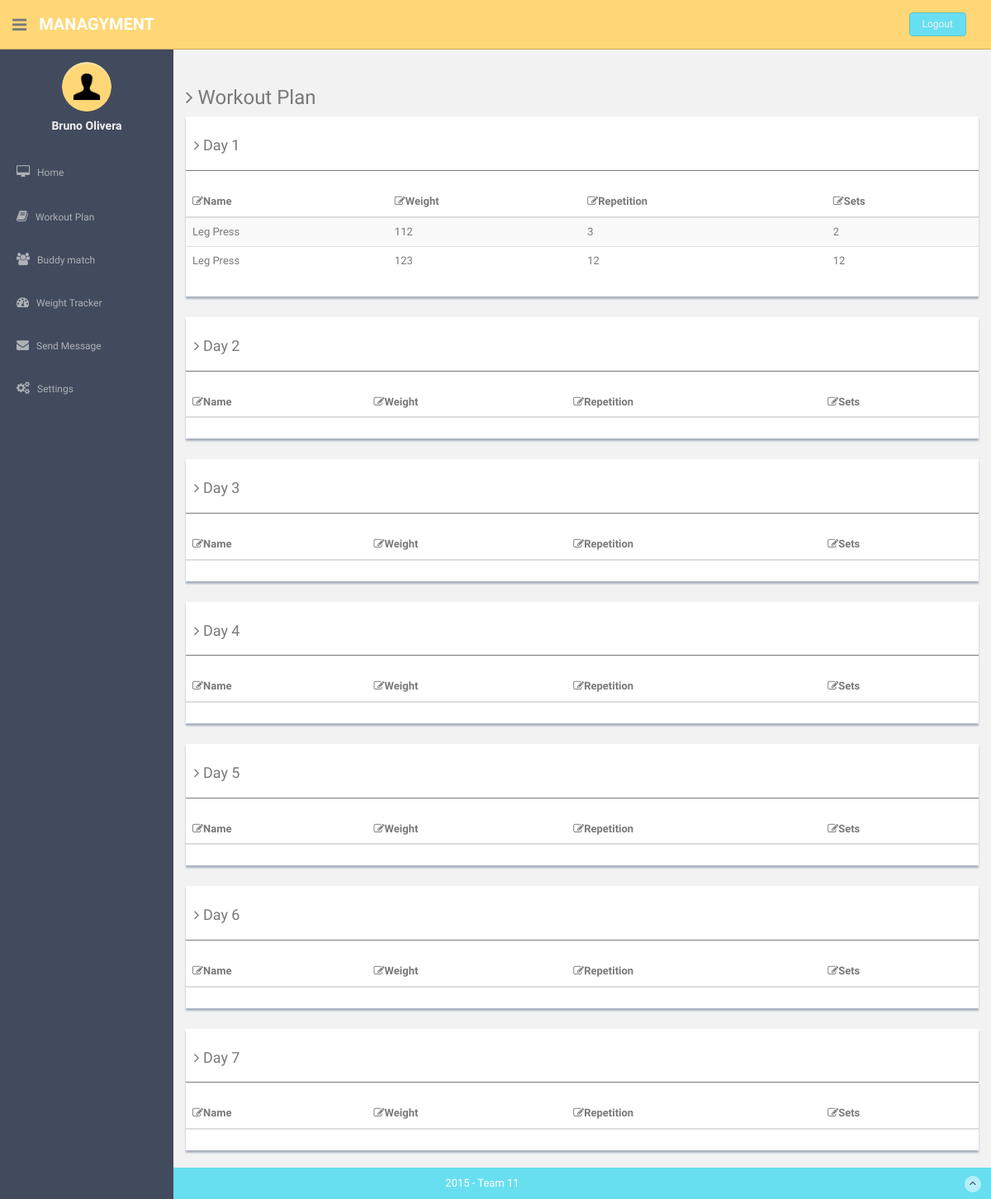
The page /workout_plan/ (signed in) on the database as committed earlier.
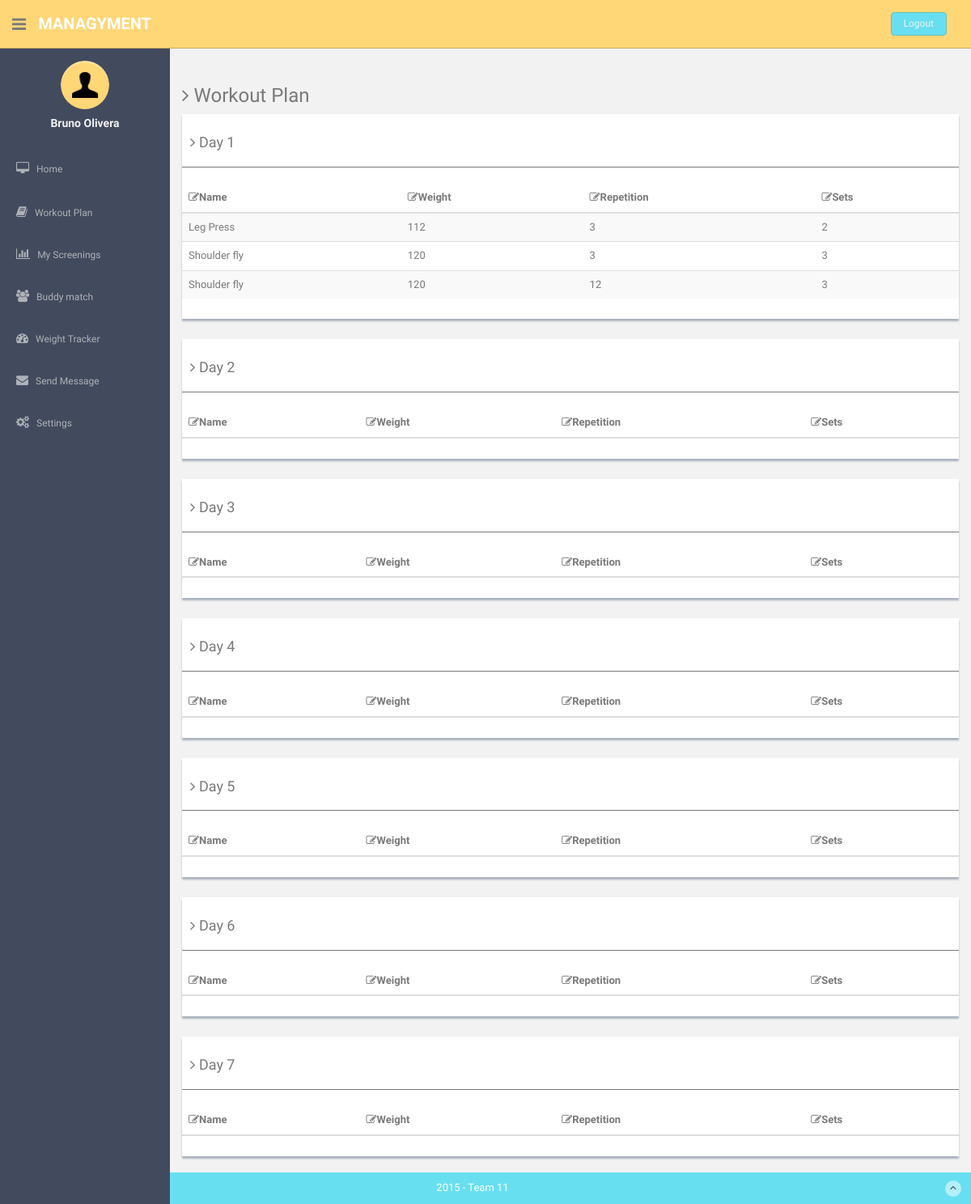
The same page on the database as committed later.
### gym_app/models.py (models this page shows, shortened)
class Exercise(models.Model):
    task = models.ForeignKey(Task)
    weight = models.IntegerField(max_length=4, default = 1)
    repetition = models.IntegerField(max_length=4, default = 1)
    sets = models.IntegerField(max_length=4, default = 1)
    ONE = 1
    TWO = 2
    THREE = 3
    FOUR = 4
    FIVE = 5
    SIX = 6
    SEVEN = 7
    DAYS = (
        (ONE, 'Day 1'),
        (TWO, 'Day 2'),
        (THREE, 'Day 3'),
        (FOUR, 'Day 4'),
        (FIVE, 'Day 5'),
        (SIX, 'Day 6'),
        (SEVEN, 'Day 7'),
    )
    day = models.IntegerField(max_length=7,
                                      choices=DAYS,
                                      default=ONE)

class Task(models.Model):
    name = models.CharField(max_length=32)

### gym_app/views.py (the view)
# urls.py: url(r'^workout_plan/', workout_plan),
@login_required
@user_passes_test(lambda u: u.groups.filter(Q(name='regular') | Q(name='premium')).count() == 1, login_url='/permission_denied/')
def workout_plan(request):
    if request.user.is_superuser:
        group = 'admin';
    else:
        try:
            group = User.objects.get(username=request.user.username).groups.all()[0].name;
        except:
            group = 'none'
    user = User.objects.get(username = request.user.username)
    athlete = Athlete.objects.get(user = request.user)
    exercises_day1 = athlete.workout_plan.exercises.filter( day = 1)
    exercises_day2 = athlete.workout_plan.exercises.filter( day = 2)
    exercises_day3 = athlete.workout_plan.exercises.filter( day = 3)
    exercises_day4 = athlete.workout_plan.exercises.filter( day = 4)
    exercises_day5 = athlete.workout_plan.exercises.filter( day = 5)
    exercises_day6 = athlete.workout_plan.exercises.filter( day = 6)
    exercises_day7 = athlete.workout_plan.exercises.filter( day = 7)
    return render(request,
        'gym_app/workout_plan.html',
        {'day1': exercises_day1, 'day2': exercises_day2, 'day3': exercises_day3, 'day4': exercises_day5, 'day6': exercises_day6, 'day7': exercises_day7, 'group': group})

### templates/gym_app/workout_plan.html (shortened to what this page needs)
{% extends 'base.html' %}
{% load staticfiles %}
{% block content%}
  <h3><i class="fa fa-angle-right"></i> Workout Plan</h3>
  <div class="row">
    <div class="col-md-12">
    <div class="content-panel">
      <h4><i class="fa fa-angle-right"></i> Day 1</h4>
      <hr>
      <table class="table table-striped table-advance table-hover">
        <thead>
          <tr>
            <th><i class=" fa fa-edit"></i>Name</th>
            <th><i class=" fa fa-edit"></i>Weight</th>
            <th><i class=" fa fa-edit"></i>Repetition</th>
            <th><i class=" fa fa-edit"></i>Sets</th>
          </tr>
        </thead>
        <tbody>
          {% for exercise in day1 %}
            <tr>
                <td align="left">{{exercise.task.name}}</td>
                <td align="left">{{exercise.weight}}</td>
                <td align="left">{{exercise.repetition}}</td>
                <td align="left">{{exercise.sets}}</td>
            </tr>
          {% endfor %}
        </tbody>
      </table>
    </div><! --/content-panel -->
    </div>
  </div>
  <div class="row mt">
    <div class="col-md-12">
    <div class="content-panel">
      <h4><i class="fa fa-angle-right"></i> Day 2</h4>
      <hr>
      <table class="table table-striped table-advance table-hover">
        <thead>
          <tr>
            <th><i class=" fa fa-edit"></i>Name</th>
            <th><i class=" fa fa-edit"></i>Weight</th>
            <th><i class=" fa fa-edit"></i>Repetition</th>
            <th><i class=" fa fa-edit"></i>Sets</th>
          </tr>
        </thead>
      </table>
    </div><! --/content-panel -->
    </div>
  </div>
  <div class="row mt">
    <div class="col-md-12">
    <div class="content-panel">
      <h4><i class="fa fa-angle-right"></i> Day 3</h4>
      <hr>
      <table class="table table-striped table-advance table-hover">
        <thead>
          <tr>
            <th><i class=" fa fa-edit"></i>Name</th>
            <th><i class=" fa fa-edit"></i>Weight</th>
            <th><i class=" fa fa-edit"></i>Repetition</th>
            <th><i class=" fa fa-edit"></i>Sets</th>
          </tr>
        </thead>
      </table>
    </div><! --/content-panel -->
    </div>
  </div>
  <div class="row mt">
    <div class="col-md-12">
    <div class="content-panel">
      <h4><i class="fa fa-angle-right"></i> Day 4</h4>
      <hr>
      <table class="table table-striped table-advance table-hover">
        <thead>
          <tr>
            <th><i class=" fa fa-edit"></i>Name</th>
            <th><i class=" fa fa-edit"></i>Weight</th>
            <th><i class=" fa fa-edit"></i>Repetition</th>
            <th><i class=" fa fa-edit"></i>Sets</th>
          </tr>
        </thead>
      </table>
    </div><! --/content-panel -->
    </div>
  </div>
  <div class="row mt">
    <div class="col-md-12">
    <div class="content-panel">
      <h4><i class="fa fa-angle-right"></i> Day 5</h4>
      <hr>
      <table class="table table-striped table-advance table-hover">
        <thead>
          <tr>
            <th><i class=" fa fa-edit"></i>Name</th>
            <th><i class=" fa fa-edit"></i>Weight</th>
            <th><i class=" fa fa-edit"></i>Repetition</th>
            <th><i class=" fa fa-edit"></i>Sets</th>
          </tr>
        </thead>
      </table>
    </div><! --/content-panel -->
    </div>
  </div>
  <div class="row mt">
    <div class="col-md-12">
    <div class="content-panel">
      <h4><i class="fa fa-angle-right"></i> Day 6</h4>
      <hr>
      <table class="table table-striped table-advance table-hover">
        <thead>
          <tr>
            <th><i class=" fa fa-edit"></i>Name</th>
            <th><i class=" fa fa-edit"></i>Weight</th>
            <th><i class=" fa fa-edit"></i>Repetition</th>
            <th><i class=" fa fa-edit"></i>Sets</th>
          </tr>
        </thead>
      </table>
    </div><! --/content-panel -->
    </div>
  </div>
  <div class="row mt">
    <div class="col-md-12">
    <div class="content-panel">
      <h4><i class="fa fa-angle-right"></i> Day 7</h4>
      <hr>
      <table class="table table-striped table-advance table-hover">
        <thead>
          <tr>
            <th><i class=" fa fa-edit"></i>Name</th>
            <th><i class=" fa fa-edit"></i>Weight</th>
            <th><i class=" fa fa-edit"></i>Repetition</th>
            <th><i class=" fa fa-edit"></i>Sets</th>
          </tr>
        </thead>
      </table>
    </div><! --/content-panel -->
    </div>
  </div>
{% endblock %}

### templates/base.html (shortened to what this page needs)
<!DOCTYPE html>
{% load staticfiles %}
<html lang="en">
  <head>
    <link href="{% static "css/bootstrap.css" %}" rel="stylesheet">
    <link href="{% static "font-awesome/css/font-awesome.css" %}" rel="stylesheet">
    <link href="{% static "css/zabuto_calendar.css" %}" rel="stylesheet">
    <link href="{% static "js/gritter/css/jquery.gritter.css" %}" rel="stylesheet">
    <link href="{% static "lineicons/style.css" %}" rel="stylesheet">
    <link href="{% static "css/style.css" %}" rel="stylesheet">
    <link href="{% static "css/style-responsive.css" %}" rel="stylesheet">
  </head>
  <body>
  <section id="container" >
      <header class="header black-bg">
              <div class="sidebar-toggle-box">
                  <div class="fa fa-bars tooltips" data-placement="right" data-original-title="Toggle Navigation"></div>
              </div>
            <a href="/index/" class="logo"><b>Managyment</b></a>
            {% if user.is_authenticated %}
            <div class="top-menu">
            	<ul class="nav pull-right top-menu">
                    <li><a class="logout" href="/logout/">Logout</a></li>
            	</ul>
            </div>
            {% endif %}
        </header>
      {% if user.is_authenticated %}
      <aside>
          <div id="sidebar"  class="nav-collapse ">
              <ul class="sidebar-menu" id="nav-accordion">
              	  <p class="centered"><a href="/index"><img src="{% static "img/ui-icon.png" %}" class="img-circle" width="60"></a></p>
              	  <h5 class="centered">{{ user.first_name }} {{ user.last_name }}</h5>
                  <li class="mt">
                      <a href="/index/">
                          <i class="fa fa-desktop"></i>
                          <span>Home</span>
                      </a>
                  </li>
                  {% if group == "regular" or group == "premium" %}
                  <li class="sub-menu">
                      <a href="javascript:;" >
                          <i class="fa fa-book"></i>
                          <span>Workout Plan</span>
                      </a>
                  </li>
                  {% endif %}
                  {% if group == "premium" or group == "regular" %}
                    {% if group == "premium" %}
                    <li class="sub-menu">
                      <a href="/screenings/" >
                          <i class="fa fa-bar-chart-o"></i>
                          <span>My Screenings</span>
                      </a>
                    </li>
                    {% endif %}
                    <li class="sub-menu">
                        <a href="/buddy_match/" >
                            <i class="fa fa-users"></i>
                            <span>Buddy match</span>
                        </a>
                    </li>
                    <li class="sub-menu">
                        <a href="/tracker/">
                            <i class="fa fa-tachometer"></i>
                            <span>Weight Tracker</span>
                        </a>
                    </li>
                  {% endif %}
                   <li class="sub-menu">
                      <a href="/members/" >
                          <i class="fa fa-envelope"></i>
                          <span>Send Message</span>
                      </a>
                  </li>
                  {% if group != "admin" %}
                     <li class="sub-menu">
                        <a href="javascript:;" >
                            <i class="fa fa-cogs"></i>
                            <span>Settings</span>
                        </a>
                      </li>
                  {% endif %}
              </ul>
          </div>
      </aside>
      {% endif %}
      <section id="main-content">
          <section class="wrapper site-min-height">
          	<div class="row mt">
          		<div class="col-lg-12">
          		{% block content %}
              {% endblock %}
          		</div>
          	</div>
		</section><! --/wrapper -->
      </section>
      <footer class="site-footer">
          <div class="text-center">
              2015 - Team 11
              <a href="" class="go-top">
                  <i class="fa fa-angle-up"></i>
              </a>
          </div>
      </footer>
  </section>
  </body>
</html>

### static/css/style.css (style rules this page uses)
body { color: #797979; background: #f2f2f2; font-family: 'Ruda', sans-serif; padding: 0px !important; margin: 0px !important; font-size:13px; }
ul li { list-style: none; }
a, a:hover, a:focus { text-decoration: none; outline: none; }
#container { width: 100%; height: 100%; }
hr { margin-top: 20px; margin-bottom: 20px; border: 0; border-top: 1px solid #797979; }
.centered { text-align: center; }
.mt { margin-top: 25px; }
ul.top-menu > li > .logout { color: #f2f2f2; font-size: 12px; border-radius: 4px; -webkit-border-radius: 4px; border: 1px solid #64c3c2 !important; padding: 5px 15px; margin-right: 15px; background: #68dff0; margin-top: 15px; }
#sidebar { width: 210px; height: 100%; position: fixed; background: #424a5d; }
#sidebar h5 { color: #f2f2f2; font-weight: 700; }
#sidebar ul li { position: relative; }
ul.sidebar-menu , ul.sidebar-menu li ul.sub { margin: -2px 0 0; padding: 0; }
ul.sidebar-menu { margin-top: 75px; }
ul.sidebar-menu li { margin-bottom: 5px; margin-left:10px; margin-right:10px; }
ul.sidebar-menu li.sub-menu { line-height: 15px; }
ul.sidebar-menu li a span { display: inline-block; }
ul.sidebar-menu li a { color: #aeb2b7; text-decoration: none; display: block; padding: 15px 0 15px 10px; font-size: 12px; outline: none; -webkit-transition: all 0.3s ease; -moz-transition: all 0.3s ease; -o-transition: all 0.3s ease; -ms-transition: all 0.3s ease; transition: all 0.3s ease; }
ul.sidebar-menu li a i { font-size: 15px; padding-right: 6px; }
#main-content { margin-left: 210px; }
.header, .footer { min-height: 60px; padding: 0 15px; }
.header { position: fixed; left: 0; right: 0; z-index: 1002; }
.black-bg { background: #ffd777; border-bottom: 1px solid #c9aa5f; }
.wrapper { display: inline-block; margin-top: 60px; padding-left: 15px; padding-right: 15px; padding-bottom: 15px; padding-top: 0px; width: 100%; }
a.logo { font-size: 20px; color: #ffffff; float: left; margin-top: 15px; text-transform: uppercase; }
a.logo b { font-weight: 900; }
#top_menu .nav > li, ul.top-menu > li { float: left; }
ul.top-menu > li > a { color: #666666; font-size: 16px; border-radius: 4px; -webkit-border-radius: 4px; border:1px solid #666666 !important; padding: 2px 6px; margin-right: 15px; }
.sidebar-toggle-box { float: left; padding-right: 15px; margin-top: 20px; }
.sidebar-toggle-box .fa-bars { cursor: pointer; display: inline-block; font-size: 20px; }
.content-panel { background: #ffffff; box-shadow: 0px 3px 2px #aab2bd; padding-top: 15px; padding-bottom: 5px; }
.content-panel h4 { margin-left: 10px; }
.site-footer { background: #68dff0; color: #fff; padding: 10px 0; }
.go-top { margin-right: 1%; float: right; background: rgba(255,255,255,.5); width: 20px; height: 20px; border-radius: 50%; -webkit-border-radius: 50%; }
.go-top i { color: #2A3542; }
.site-min-height { min-height: 900px; }

Rows that differ between the two databases and show on the page:
removed Exercise: task.name "Leg Press", weight "123", repetition "12", sets "12"
added Exercise: task.name "Shoulder fly", weight "120", repetition "3", sets "3"
added Exercise: task.name "Shoulder fly", weight "120", repetition "12", sets "3"
Other text that changed with them:
text now shown: "My Screenings"
